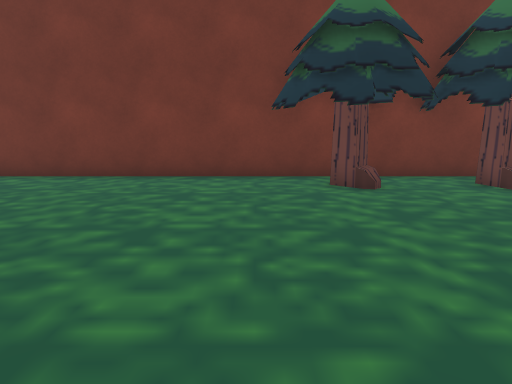
view 1 (above)

16 first-person views from a walk through a scene from a Unity 3-D project. The camera is 1.2 m above the floor, tilts 10° down and sees 70° across. The floor is counted in squares, 1 m on a side. Each view is taken from the middle of a square. On the plan, view 1 faces up. The plan holds only what a view shows up to about 15 squares ahead; the rest is blank. The place goes on beyond the plan. The player character is not drawn.

view 2
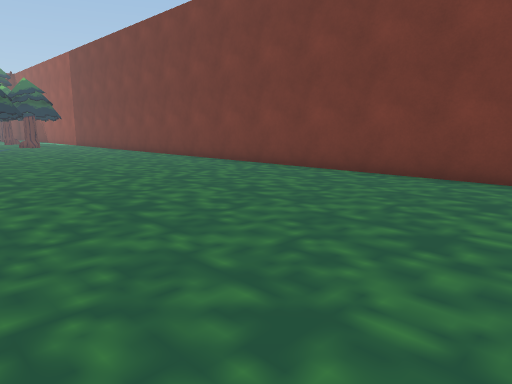

view 3
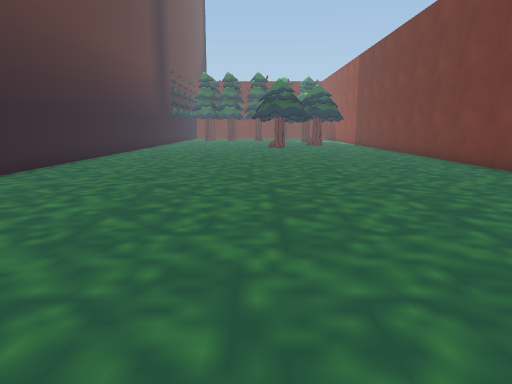

view 4
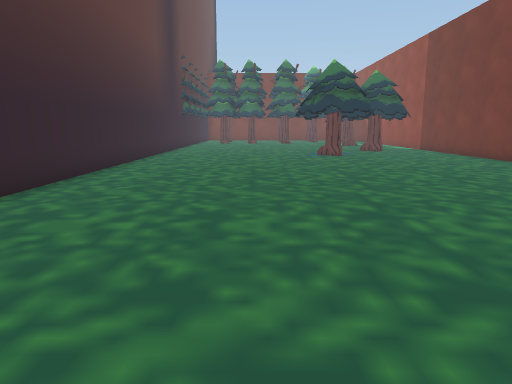

view 5
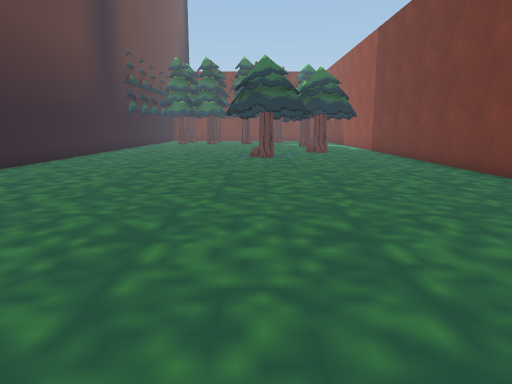

view 6
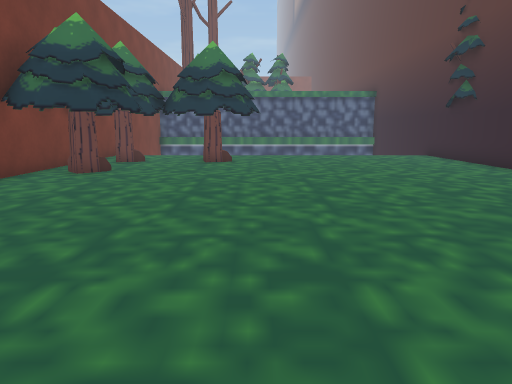

view 7
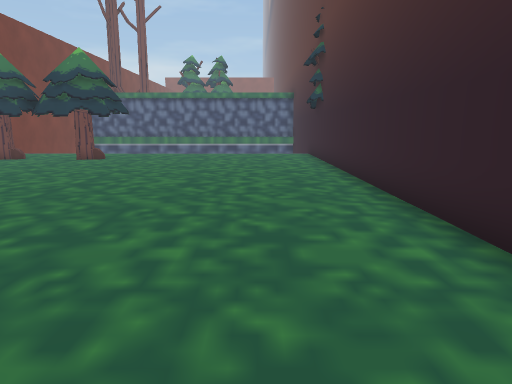

view 8
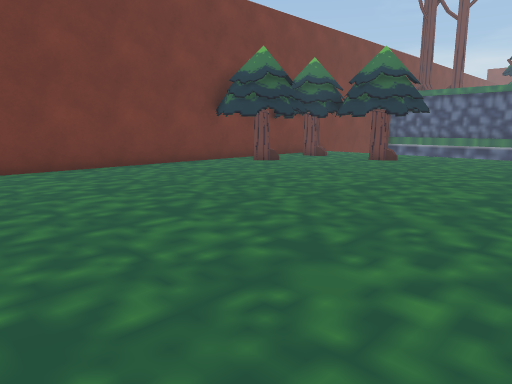

view 9
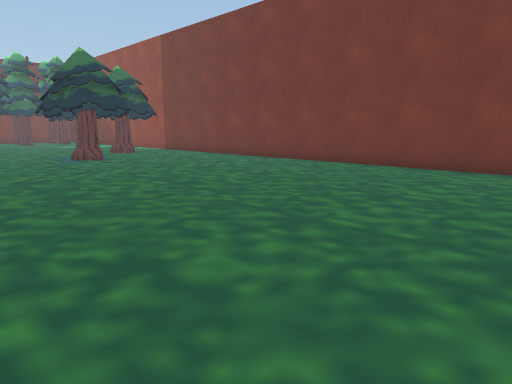

view 10
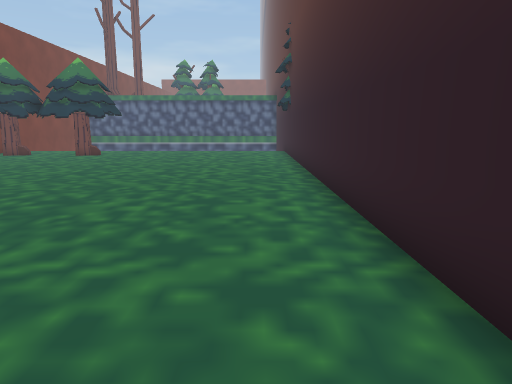

view 11
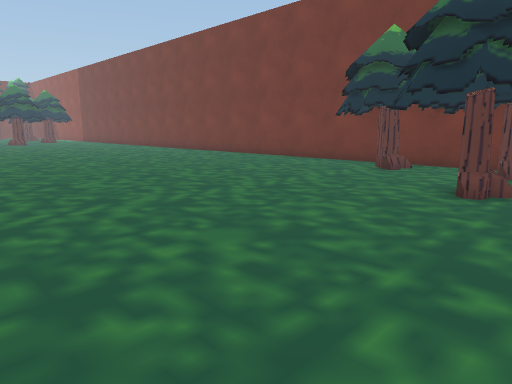

view 12
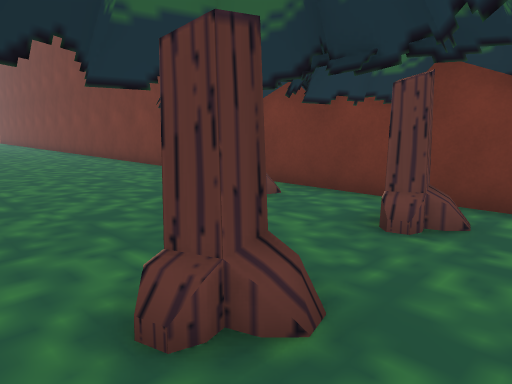

view 13
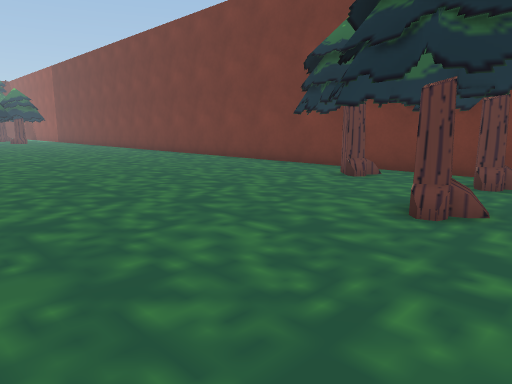

view 14
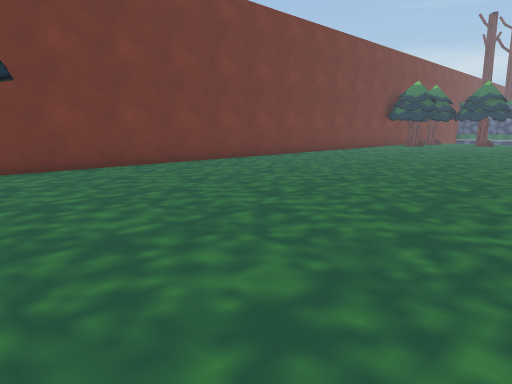

view 15
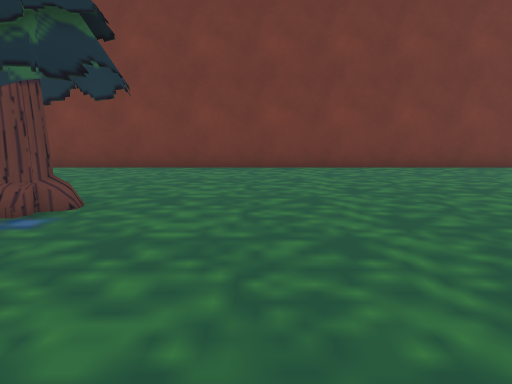

view 16
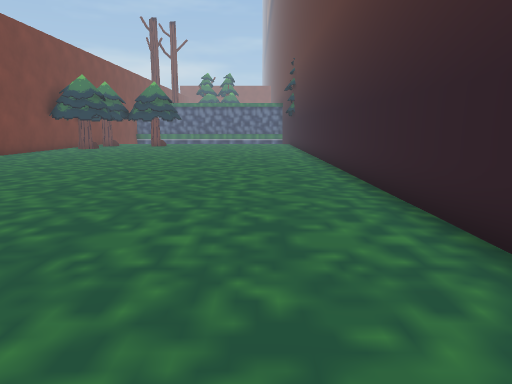

### Floor plan
Points are (right, up) in squares from view 1. A wall is a line through its corners. A room is listed if a view was taken in it or the views show most of it. See-through windows are left out.
Room 1 (views 1, 2, 3, 4, 5, 6, 7, 8, 9, 10, 11, 12, 13, 14, 15, 16)
walls: (3.6, 9.1) (-22.5, 9.1); (-22.3, -4.5) (7.4, -4.5)
objects: tree (-22, 2) to (-21, 5); tree (3, 3) to (6, 5); tree (5, -4) to (6, -4)

Where each view was taken, in squares from view 1:
view 1: 0 up, 0 right, facing up
view 2: 0 up, 0 right, facing up-left
view 3: 2 up, 0 right, facing left
view 4: 0 up, 6 left, facing left
view 5: 3 up, 7 left, facing left
view 6: 3 up, 8 left, facing right
view 7: 2 down, 9 left, facing right
view 8: 2 down, 8 left, facing up-right
view 9: 2 down, 8 left, facing up-left
view 10: 3 down, 11 left, facing right
view 11: 3 down, 7 right, facing up-left
view 12: 3 up, 7 right, facing up-left
view 13: 1 down, 7 right, facing up-left
view 14: 2 down, 22 left, facing up-right
view 15: 2 down, 19 left, facing up
view 16: 2 down, 19 left, facing right
